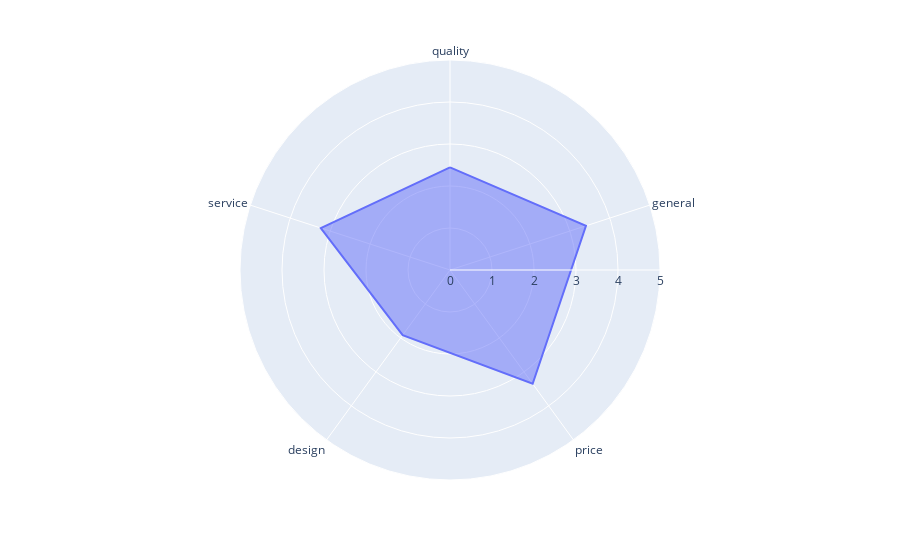

Notebook code cell kept with this figure:
### Code cell
import plotly.express as px
graph = pd.DataFrame(dict(
    r=scores,
    theta=aspects))
fig = px.line_polar(graph, r='r', theta='theta', line_close=True,range_r = (0,5))
fig.update_traces(fill='toself')
fig.write_html("test.html")

### Figure 1 — Plotly figure (JSON) as saved in the notebook; plotly's stock layout.template omitted (floating-point values rounded to 4 significant figures)
{"data": [{"fill": "toself", "hovertemplate": "r=%{r}<br>theta=%{theta}<extra></extra>", "legendgroup": "", "line": {"color": "#636efa", "dash": "solid"}, "marker": {"symbol": "circle"}, "mode": "lines", "name": "", "r": [2.442, 3.404, 3.349, 1.916, 3.234, 2.442], "showlegend": false, "subplot": "polar", "theta": ["quality", "general", "price", "design", "service", "quality"], "type": "scatterpolar"}], "layout": {"legend": {"tracegroupgap": 0}, "margin": {"t": 60}, "polar": {"angularaxis": {"direction": "clockwise", "rotation": 90}, "domain": {"x": [0, 1], "y": [0, 1]}, "radialaxis": {"range": [0, 5]}}}}
